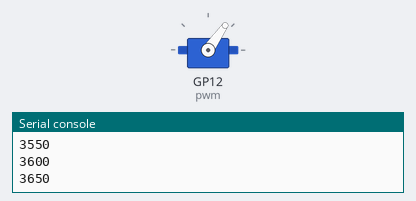
Simulated run of this program. Board: Raspberry Pi Pico running MicroPython. Parts: servo, the last lines printed to the serial console. Servo angles are drawn from the pulse width (0.5 ms = 0°, 2.5 ms = 180°). At 0.8 s the program stops and its outputs stay as they are.

Above: at 0.15 s.
At 0.9 s:
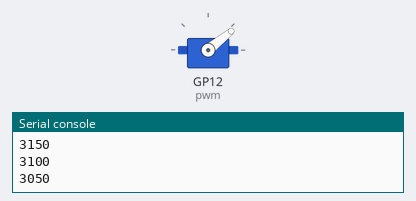
Timing chart, 0 to 2.3 s (numbered marks = the images above):
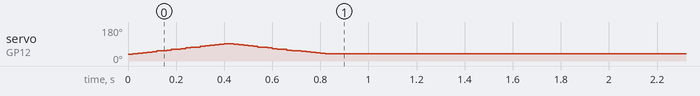

The program:

teste2_servoMotor.py
```python
from time import sleep
from machine import Pin, PWM

pwm = PWM(Pin(12))
pwm.freq(50)

i=0

while i<1:
    for position in range(3000,5000,50):
        pwm.duty_u16(position)
        sleep(0.01)
        print(position)
    for position in range(5000,3000,-50):
        pwm.duty_u16(position)
        sleep(0.01)
        print(position)
    i = i + 1
```

Measured:
- by itself, servo on GP12 (pwm): rises from 37° to 91° in 0.38 s, then falls to 39° in 0.42 s
